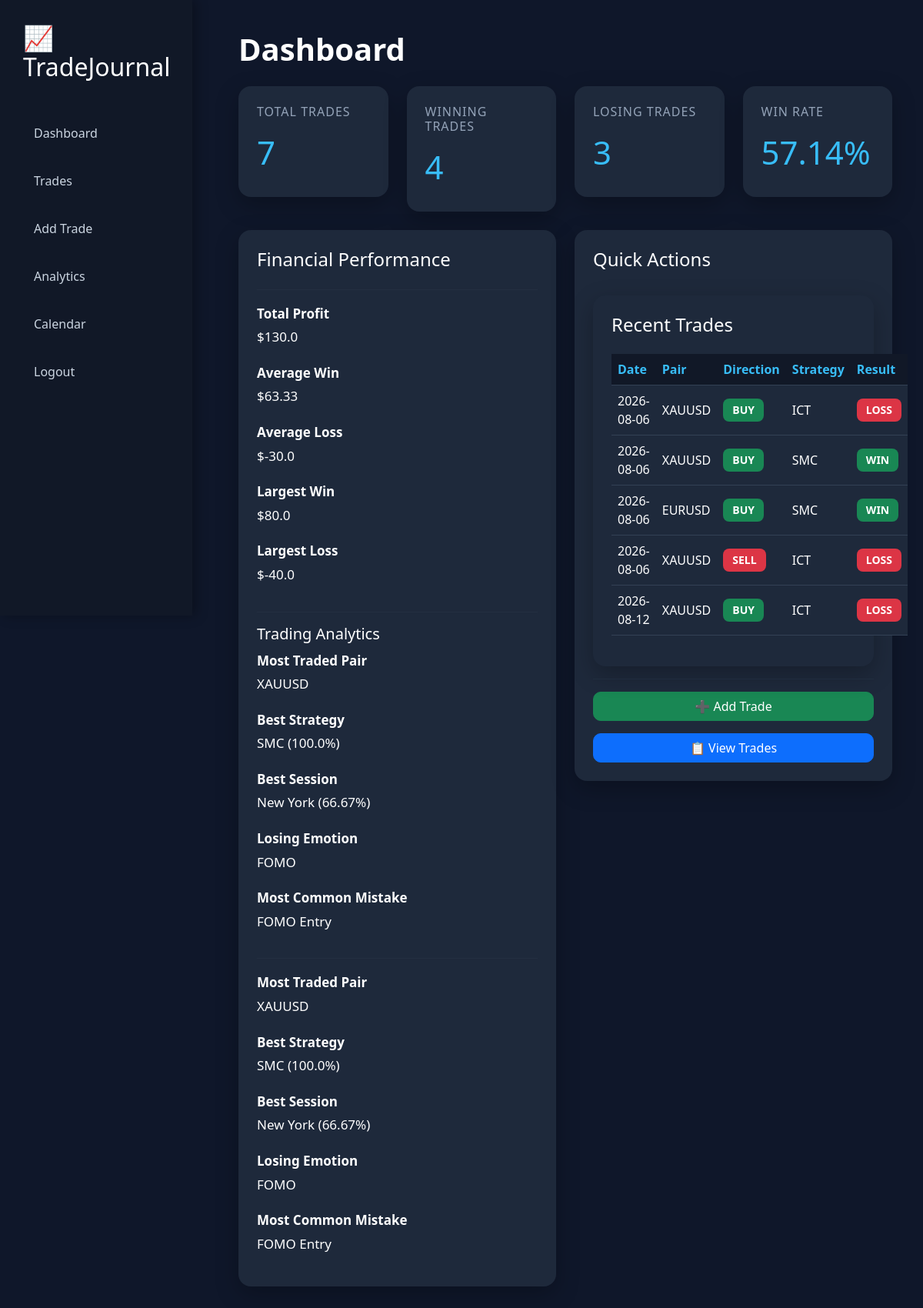
The app's page /dashboard (signed in) with its own data.
### models/trade.py (models this page shows)
class Trade(db.Model):
    __tablename__ = "trades"
    id = db.Column(db.Integer, primary_key=True)
    date = db.Column(db.String(20), nullable=False)
    symbol = db.Column(db.String(20), nullable=False)
    direction = db.Column(db.String(10), nullable=False)
    entry = db.Column(db.Float, nullable=False)
    exit = db.Column(db.Float, nullable=False)
    lot = db.Column(db.Float, nullable=False)
    market = db.Column(db.String(20), default="Forex")
    profit_loss = db.Column(db.Float, default=0)
    commission = db.Column(db.Float, default=0)
    risk = db.Column(db.Float, default=0)
    strategy = db.Column(db.String(50), default="")
    session = db.Column(db.String(30), default="")
    emotion = db.Column(db.String(50), default="")
    mistake = db.Column(db.String(100), default="")
    notes = db.Column(db.Text)
    before_image = db.Column(db.String(255))
    after_image = db.Column(db.String(255))
    user_id = db.Column(db.Integer, db.ForeignKey("users.id"))

### routes/dashboard.py (the view)
@dashboard_bp.route("/dashboard")
@login_required
def dashboard():
    stats = calculate_dashboard_stats(current_user.id)
    return render_template(
        "dashboard.html",
        user=current_user,
        **stats
    )

### app.py (called while the page is built)
@login_manager.user_loader
def load_user(user_id):
    return User.query.get(int(user_id))

### templates/dashboard.html
{% extends "base.html" %}
{% block content %}
<h1 class="mb-4">Dashboard</h1>
<div class="row g-4">
    <div class="col-lg-3 col-md-6">
        <div class="card p-4">
            <h6>Total Trades</h6>
            <h2>{{ total }}</h2>
        </div>
    </div>
    <div class="col-lg-3 col-md-6">
        <div class="card p-4">
            <h6>Winning Trades</h6>
            <h2>{{ wins }}</h2>
        </div>
    </div>
    <div class="col-lg-3 col-md-6">
        <div class="card p-4">
            <h6>Losing Trades</h6>
            <h2>{{ losses }}</h2>
        </div>
    </div>
    <div class="col-lg-3 col-md-6">
        <div class="card p-4">
            <h6>Win Rate</h6>
            <h2>{{ win_rate }}%</h2>
        </div>
    </div>
</div>
<br>
<div class="row">
<div class="col-lg-6">
<div class="card p-4">
<h4>Financial Performance</h4>
<hr>
<p><strong>Total Profit</strong><br>
${{ total_profit }}</p>
<p><strong>Average Win</strong><br>
${{ average_win }}</p>
<p><strong>Average Loss</strong><br>
${{ average_loss }}</p>
<p><strong>Largest Win</strong><br>
${{ largest_win }}</p>
<p><strong>Largest Loss</strong><br>
${{ largest_loss }}</p>
<hr>
<h5>Trading Analytics</h5>
<p><strong>Most Traded Pair</strong><br>
{{ most_traded }}</p>
<p><strong>Best Strategy</strong><br>
{{ best_strategy }} ({{ best_strategy_rate }}%)</p>
<p><strong>Best Session</strong><br>
{{ best_session }} ({{ best_session_rate }}%)</p>
<p><strong>Losing Emotion</strong><br>
{{ common_emotion }}</p>
<p><strong>Most Common Mistake</strong><br>
{{ common_mistake }}</p>
<hr>
<p><strong>Most Traded Pair</strong><br>{{ most_traded }}</p>
<p><strong>Best Strategy</strong><br>{{ best_strategy }} ({{ best_strategy_rate }}%)</p>
<p><strong>Best Session</strong><br>{{ best_session }} ({{ best_session_rate }}%)</p>
<p><strong>Losing Emotion</strong><br>{{ common_emotion }}</p>
<p><strong>Most Common Mistake</strong><br>{{ common_mistake }}</p>
</div>
</div>
<div class="col-lg-6">
<div class="card p-4">
<h4>Quick Actions</h4>
<br>
<div class="card p-4">
    <h4 class="mb-4">
        Recent Trades
    </h4>
    <table class="table table-hover align-middle">
        <thead>
            <tr>
                <th>Date</th>
                <th>Pair</th>
                <th>Direction</th>
                <th>Strategy</th>
                <th>Result</th>
            </tr>
        </thead>
        <tbody>
        {% for trade in recent_trades %}
        <tr>
            <td>{{ trade.date }}</td>
            <td>{{ trade.symbol }}</td>
            <td>
                {% if trade.direction == "BUY" %}
                    <span class="badge bg-success">
                        BUY
                    </span>
                {% else %}
                    <span class="badge bg-danger">
                        SELL
                    </span>
                {% endif %}
            </td>
            <td>
                {{ trade.strategy }}
            </td>
            <td>
                {% if (trade.direction=="BUY" and trade.exit>trade.entry) or
                      (trade.direction=="SELL" and trade.exit<trade.entry) %}
                    <span class="badge bg-success">
                        WIN
                    </span>
                {% else %}
                    <span class="badge bg-danger">
                        LOSS
                    </span>
                {% endif %}
            </td>
        </tr>
        {% endfor %}
        </tbody>
    </table>
</div>
<hr>
<a href="/add_trade" class="btn btn-success w-100 mb-3">
➕ Add Trade
</a>
<a href="/trades" class="btn btn-primary w-100">
📋 View Trades
</a>
</div>
</div>
</div>
{% endblock %}

### static/css/style.css (style rules this page uses)
* { margin:0; padding:0; box-sizing:border-box; }
body { background:#0f172a; color:white; font-family:Segoe UI,Tahoma,Geneva,Verdana,sans-serif; }
.card { background:#1E293B; color:white; border:none; border-radius:16px; transition:.3s; }
.btn { border-radius:10px; }
.table { color:white; }
.table th { color:#38BDF8; }
.table td { color:white; }
h1 { font-weight:700; }
.card { box-shadow:0 10px 30px rgba(0,0,0,.25); }
.card h2 { font-size:42px; margin-top:10px; color:#38BDF8; }
.card h6 { color:#94A3B8; text-transform:uppercase; letter-spacing:1px; }
.card p { font-size:17px; line-height:1.8; }
.card hr { border-color:#334155; }
.badge { font-size:14px; padding:8px 12px; border-radius:8px; }
.table { background:#1E293B; color:white; }
.table thead th { background:#111827; color:#38BDF8; border-color:#334155; }
.table td { background:#1E293B; color:white; border-color:#334155; }

### records on screen
Trade: symbol "XAUUSD", strategy "SMC", session "New York"
Trade: emotion "FOMO", mistake "FOMO Entry", date "2026-08-12", symbol "XAUUSD", direction "BUY", strategy "ICT"
Trade: date "2026-08-06", symbol "XAUUSD", direction "BUY", strategy "ICT"
Trade: date "2026-08-06", symbol "XAUUSD", direction "BUY", strategy "SMC"
Trade: date "2026-08-06", symbol "EURUSD", direction "BUY", strategy "SMC"
Trade: date "2026-08-06", symbol "XAUUSD", direction "SELL", strategy "ICT"

### other values on screen
{{ total }} "7"
{{ wins }} "4"
{{ losses }} "3"
{{ win_rate }} "57.14"
{{ total_profit }} "130.0"
{{ average_win }} "63.33"
{{ average_loss }} "-30.0"
{{ largest_win }} "80.0"
{{ largest_loss }} "-40.0"
{{ best_strategy_rate }} "100.0"
{{ best_session_rate }} "66.67"
